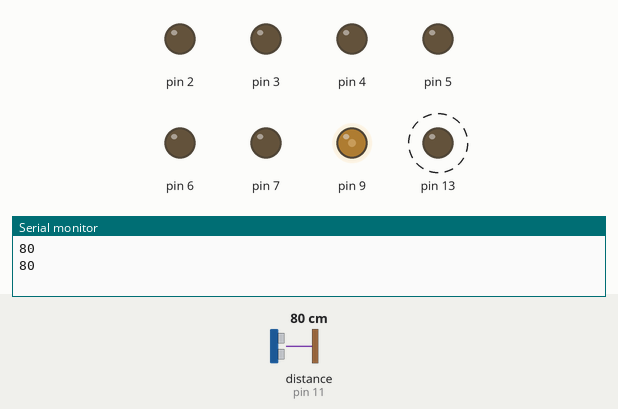
This sketch was run on a simulated Arduino Uno, built with avr-gcc and run on an emulated ATmega328P. Shown: output pins drawn as LEDs (lit = HIGH), the last lines printed to the serial monitor. Wiring (inferred from the names in the program): ultrasonic range finder: trigger pin 12; echo pin 11. Dashed ring = blinking. The test bench sets the inputs (shaded band); at power-on: distance to the obstacle (sensor on pin 11) 80 cm. The echo pulse lasts 58.3 µs per cm; pins used as bus, display or sensor lines are not drawn.

Above: at 3.2 s.
3.3 s: distance to the obstacle (sensor on pin 11) set to 18 cm
At 4.2 s:
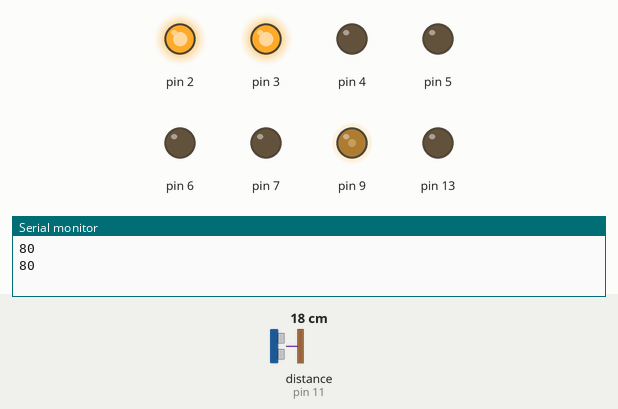
8.3 s: distance to the obstacle (sensor on pin 11) set to 35 cm
At 9.5 s:
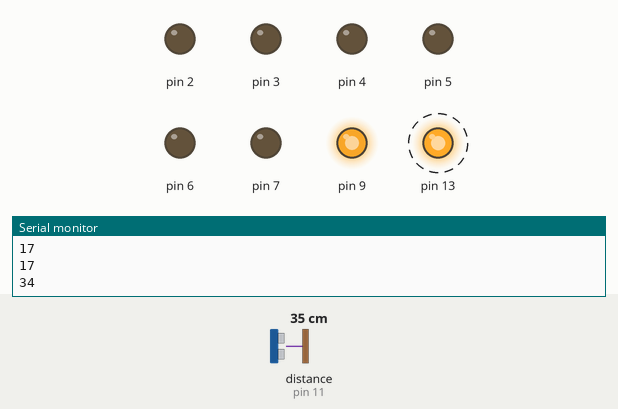
12.5 s: distance to the obstacle (sensor on pin 11) set to 12 cm
At 13.3 s:
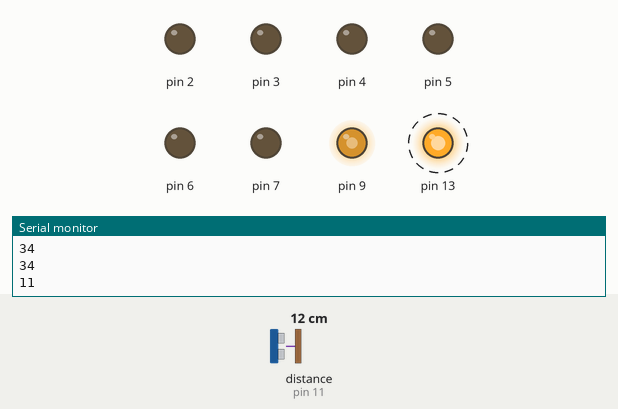
16.0 s: distance to the obstacle (sensor on pin 11) set to 9 cm
At 18.2 s:
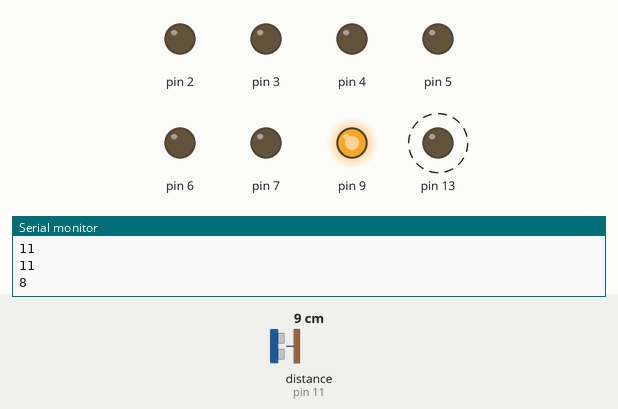
19.5 s: distance to the obstacle (sensor on pin 11) set to 60 cm
At 21.2 s:
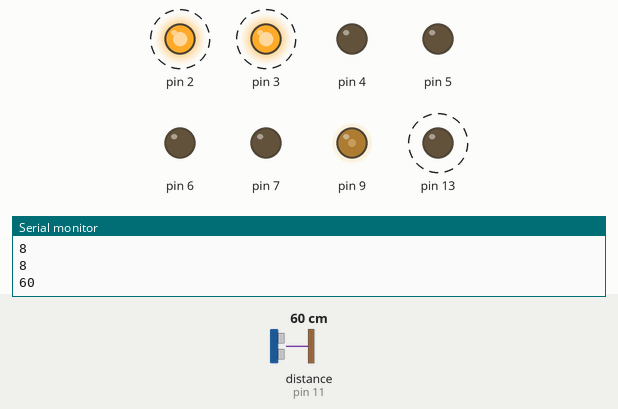
Timing chart, 0 to 25.2 s (numbered marks = the images above; inputs shaded):
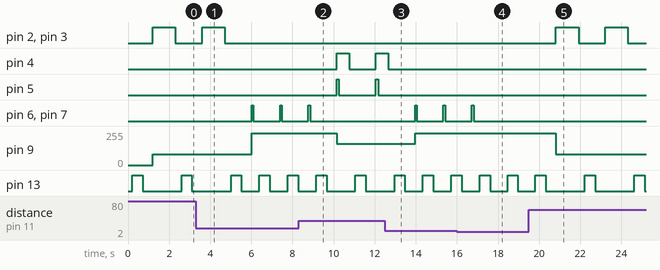

Measured:
- the behaviour switches between 11 and 10 cm on distance to the obstacle (sensor on pin 11) (found by bisection; images 3 and 4)
- after the input at 3.3 s, pin 2, pin 3: goes on until 4.7 s, then stays LOW; pin 6, pin 7: alternates HIGH for 0.08 s and LOW for 1.3 s, starting after 2.7 s; pin 9: 80/255 → 240/255 after 2.7 s; pin 13: alternates HIGH for 0.50 s and LOW for 0.88 s, starting after 3.1 s
- after the input at 8.3 s, pin 4: LOW → HIGH after 1.9 s, → LOW 0.60 s later, → HIGH 1.3 s later; pin 5: alternates HIGH for 0.10 s and LOW for 1.8 s, starting after 1.9 s; pin 6, pin 7: goes on until 8.9 s, then stays LOW; pin 9: 240/255 → 160/255 after 1.9 s; pin 13: LOW → HIGH after 2.8 s, → LOW 0.50 s later
- after the input at 12.5 s, pin 4: goes on until 12.7 s, then stays LOW; pin 5: stops changing and stays LOW; pin 6, pin 7: alternates HIGH for 0.08 s and LOW for 1.3 s, starting after 1.5 s; pin 9: 160/255 → 240/255 after 1.5 s; pin 13: LOW → HIGH after 1.8 s, → LOW 0.50 s later, → HIGH 0.88 s later
- after the input at 16.0 s, pin 6, pin 7: goes on until 16.8 s, then stays LOW
- after the input at 19.5 s, pin 2, pin 3: alternates HIGH for 1.1 s and LOW for 1.3 s, starting after 1.3 s; pin 9: 240/255 → 80/255 after 1.3 s; pin 13: alternates HIGH for 0.50 s and LOW for 1.9 s, starting after 2.7 s
- by itself, pin 13: alternates HIGH for 0.50 s and LOW for 1.9 s

The sketch:

Ultrasonic_parkingSensor.ino
```cpp
#define trig 12

#define echo 11

void setup()
{
  pinMode(2,OUTPUT);
  pinMode(3,OUTPUT);
  pinMode(4,OUTPUT);
  pinMode(5,OUTPUT);
  pinMode(6,OUTPUT);
  pinMode(7,OUTPUT);


  pinMode(trig, OUTPUT);

  pinMode(echo, INPUT);

  pinMode(5, OUTPUT);

  pinMode(13, OUTPUT);

  Serial.begin(9600);
}

void loop()
{

  digitalWrite(trig, LOW);

  delayMicroseconds(2);

  digitalWrite(trig, HIGH);

  delayMicroseconds(10);

  digitalWrite(trig, LOW);

  long t = pulseIn(echo, HIGH);

  long cm = t / 29 / 2;

  Serial.println(cm);

  delay(200);

  digitalWrite(13, HIGH);

  delay(500);

  digitalWrite(13, LOW);

  delay(500);

  if (cm <= 100 && cm >= 60)
  {
    digitalWrite(2,HIGH);

    digitalWrite(3, HIGH);
    analogWrite(9,80);
    delay(100);


    delay(1000);
  }

  else if (cm <= 50 && cm >= 30)
  {
    digitalWrite(4,HIGH);

    digitalWrite(5, HIGH);
    analogWrite(9,160);

    delay(100);

    digitalWrite(5, LOW);

    delay(500);
  }

  else if (cm <= 30 && cm >= 10)
  {

    digitalWrite(6,HIGH);

    digitalWrite(7, HIGH);
    analogWrite(9,240);

    delay(80);

    digitalWrite(5, LOW);

    delay(1);
  }

  else if (cm <= 10 && cm >= 0)
  {


    delay(50);

    // digitalWrite (6, LOW);

    //  delay (50);
  }

  else
  {
    analogWrite(9,0);

    digitalWrite(5, LOW);

    // delay (50);
  }
  digitalWrite(2,LOW);
  digitalWrite(3,LOW);
  digitalWrite(4,LOW);
  digitalWrite(5,LOW);
  digitalWrite(6,LOW);
  digitalWrite(7,LOW);
  delay(100);

}
```
